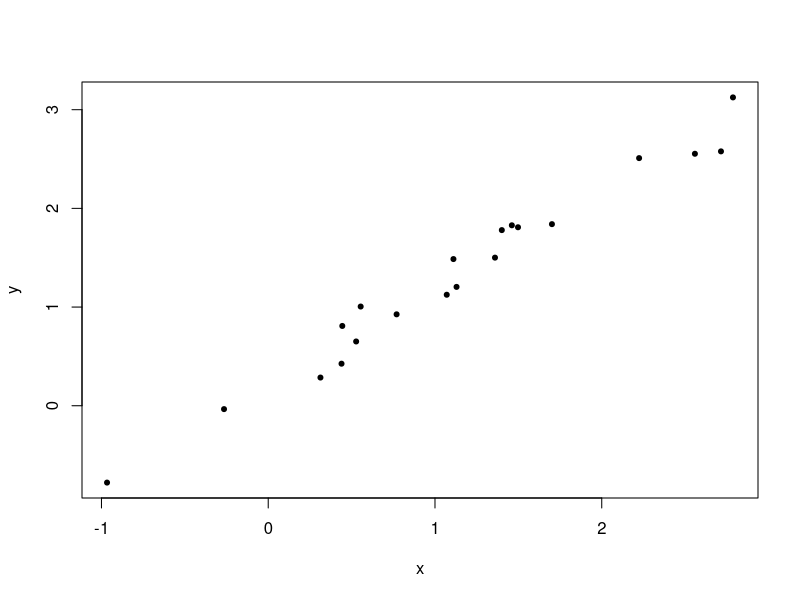
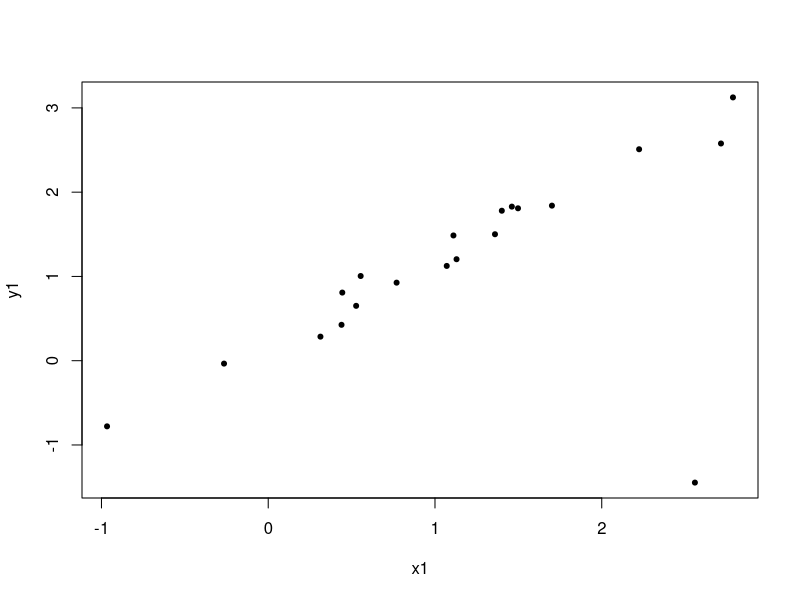
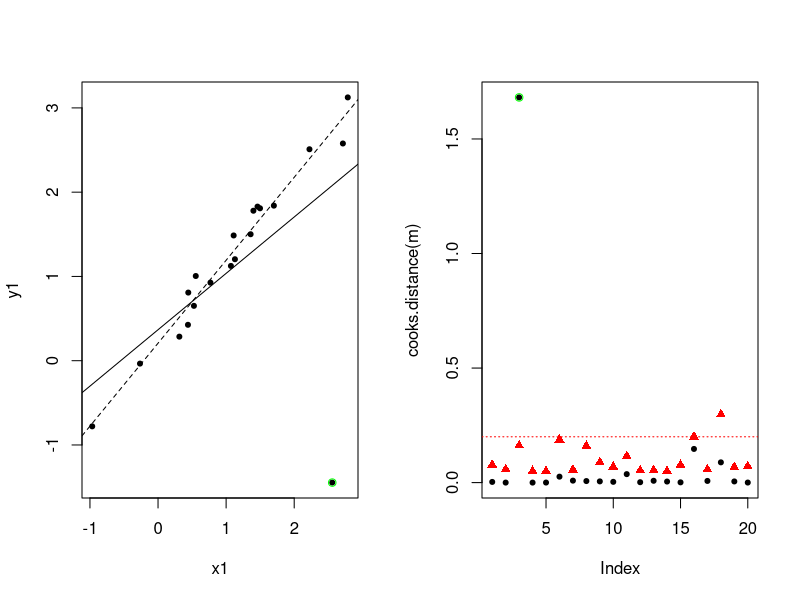
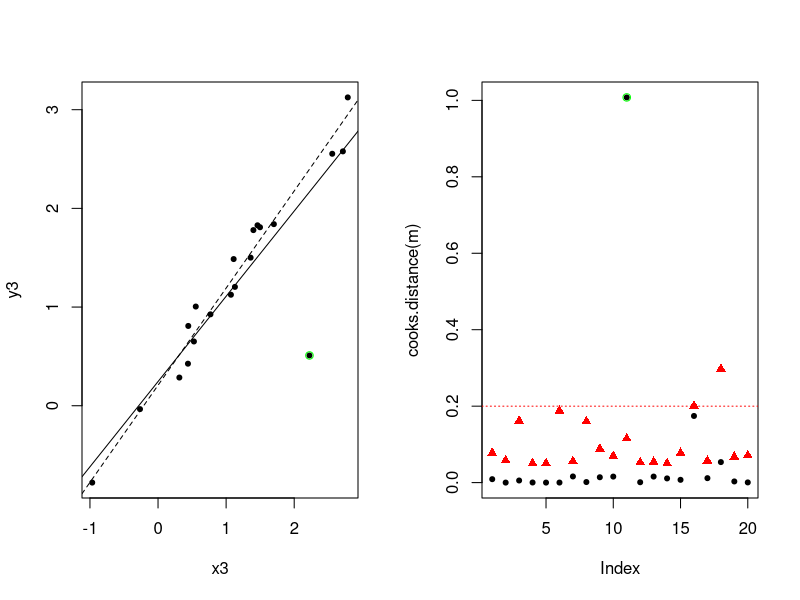
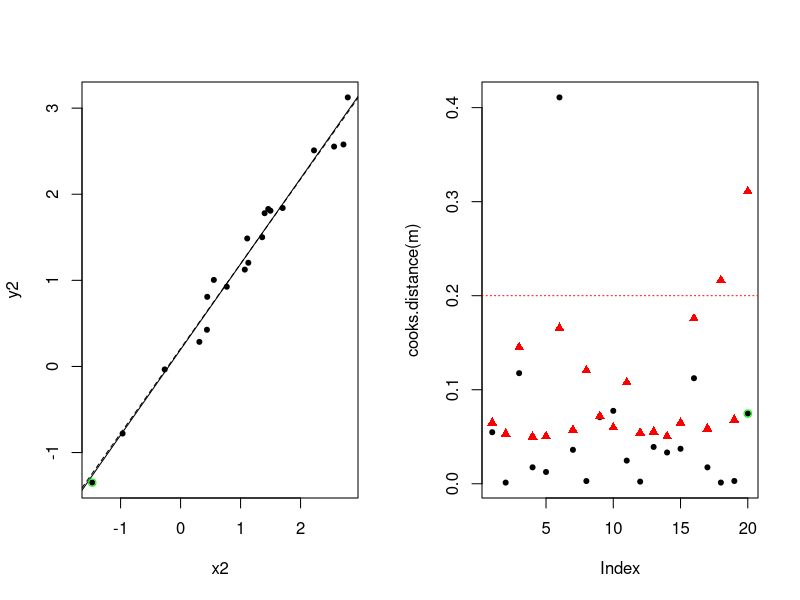

Source code (R) for these figures, in order:
set.seed("123")
n = 20
x = rnorm(n,1)
y = x+.2*rnorm(n,1)
plot(x,y,pch=20)
m0 = lm(y~x)

w = which(x>2.5)
w0 = w[1]
x1 = x ; y1 = y
y1[w0] = y1[w0]-4
plot(x1,y1,pch=20)
m = lm(y1~x1)
par(mfrow=c(1,2))
plot(x1,y1,pch=20)
points(x1[w0],y1[w0],col="green")
abline(m)
abline(m0,lty=2)
plot(cooks.distance(m),pch=20)
points(w0,cooks.distance(m)[w0],col="green")
points(hatvalues(m),col="red",pch=17)
abline(h=2,lty=3)
which.max(cooks.distance(m))
abline(h=2*2/n,lty=3,col="red")

x3 = x ; y3 = y
y3[11] = y[11]-2
#x3[1] = x[1]+5
m = lm(y3~x3)
par(mfrow=c(1,2))
plot(x3,y3,pch=20)
points(x3[11],y3[11],col="green")
abline(m)
abline(m0,lty=2)
plot(cooks.distance(m),pch=20)
points(11,cooks.distance(m)[11],col="green")
points(hatvalues(m),col="red",pch=17)
abline(h=2,lty=3)
abline(h=2*2/n,lty=3,col="red")

x2 = x ; y2 = y
x2[20] = x[20]-2
y2[20]= y[20]-2
m = lm(y2~x2)
par(mfrow=c(1,2))
plot(x2,y2,pch=20)
abline(m)
abline(m0,lty=2)
points(x2[20],y2[20],col="green")
plot(cooks.distance(m),pch=20)
points(20,cooks.distance(m)[20],col="green")
points(hatvalues(m),col="red",pch=17)
abline(h=2,lty=3)
abline(h=2*2/n,lty=3,col="red")
